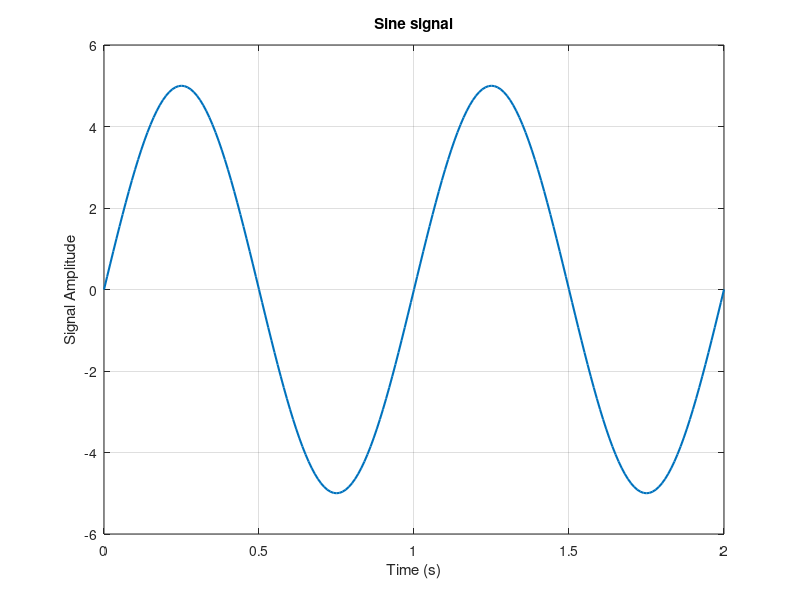
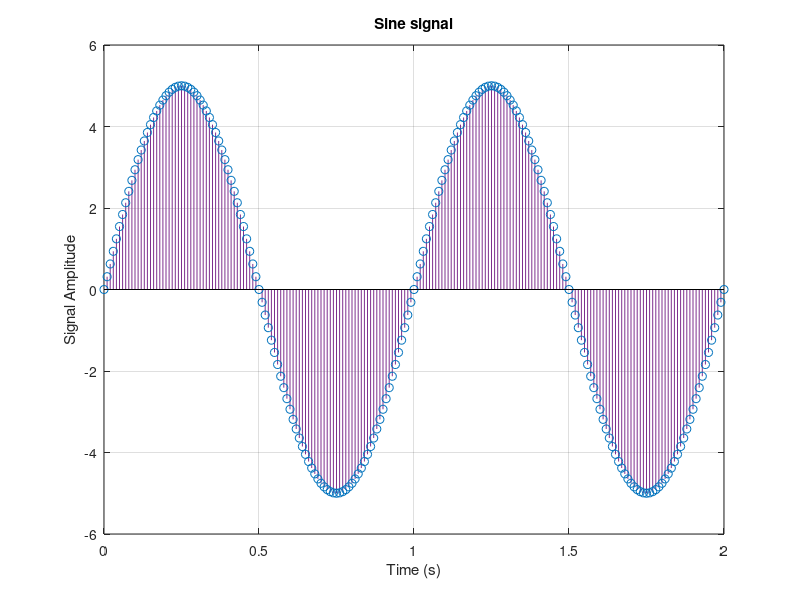
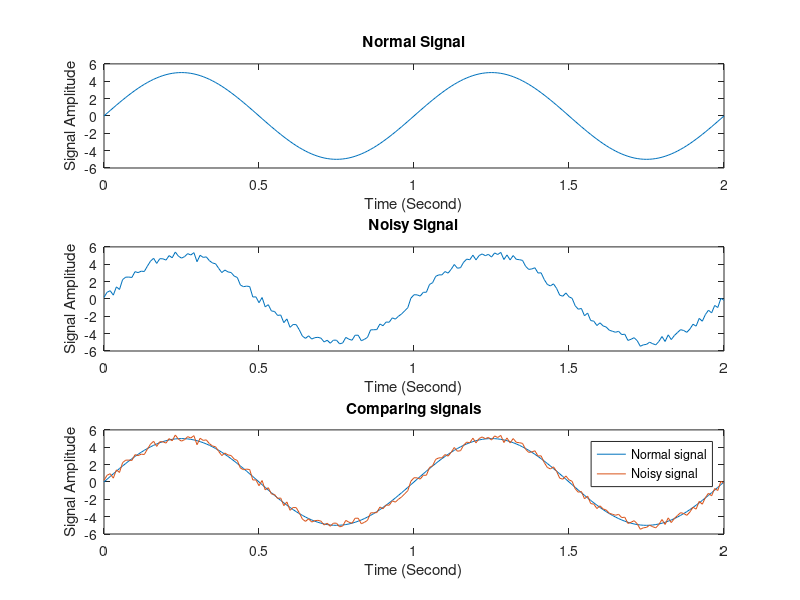
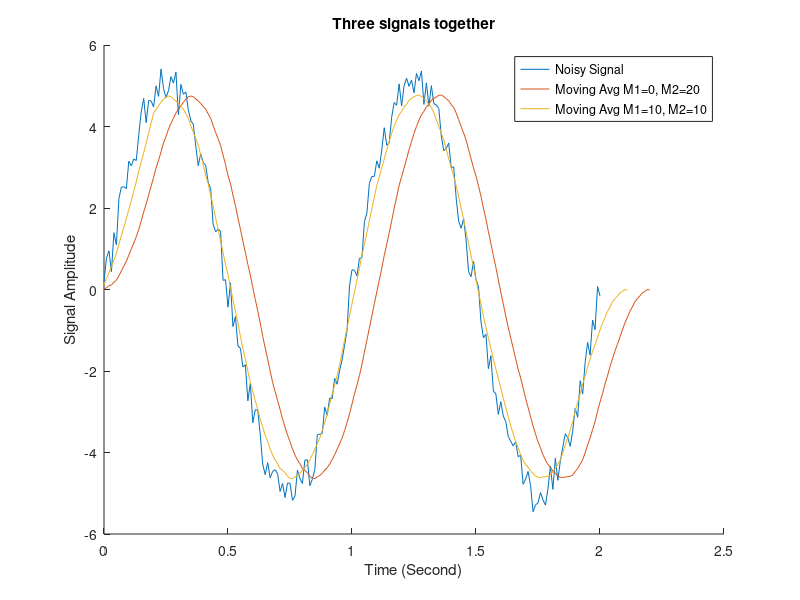

These figures' MATLAB source, in order: (Note: this script raises an error after producing the figures.)
%%
close all;
clear;
clc;
%% part 1
% part 1.1
t = 0:0.01:2;        % Define time axis
A = 5;               % Amplitude
f = 1;               % Frequency
y = A*sin(2*pi*f*t); % Sine function

% Plotting signals
figure('Name', 'Sine signal (Plot)');
plot(t, y, 'LineWidth', 1.5);
xlabel('Time (s)');
ylabel('Signal Amplitude');
title('Sine signal');
grid on;

figure('Name', 'Sine signal (Stem)');
stem(t, y,'color', '#7E2F8E', 'LineWidth', 0.5);
xlabel('Time (s)');
ylabel('Signal Amplitude');
title('Sine signal');
grid on;

%% part 2
% part 1.2
r = rand(1, length(y)) - 0.5; % Noise
noised_signal = y + r;        % Add noise to sine, y defined in section 1.1

% Plotting signals
figure('Name', 'Normal Sine signal VS Noisy Sine Signal', 'Position', [300 200 700 500]);
subplot(3,1,1);               % Plotting normal signal without noise
plot(t,y)
title('Normal Signal');xlabel('Time (Second)');ylabel('Signal Amplitude');
subplot(3,1,2);               % Plotting noisy signal
plot(t,noised_signal)
title('Noisy Signal');xlabel('Time (Second)');ylabel('Signal Amplitude');
%hold on;
subplot(3,1,3);               % Plotting both signal together for comparing them
plot(t,y, t, noised_signal)
hold on;
title('Comparing signals');xlabel('Time (Second)');ylabel('Signal Amplitude');
legend('Normal signal', 'Noisy signal');
hold off;

%% part 3
% part 1.3:
M1 = 0;
M2 = 20;
len = M2 + M1 + 1; % Window length

window = ones(1, len) / len; % Moving average window

y2 = conv(noised_signal, window);   % Noised signal defined in section 1.2, Line 30
t2 = 0:0.01:(0.01 * (length(y2) - 1));

% Plotting section 1.3.1
figure('Name', 'Moving Avg signals', 'Position', [300 200 700 500]);
hold on;
plot(t,noised_signal);              % Noise signal
plot(t2, y2);                       % Moving Avg M1=0, M2=20

% part 1.3.2:
M1 = 10;
M2 = 10;
len = M2 + M1 + 1; % Window length

window = ones(1, len) / len; % Moving average window

y3 = conv(noised_signal(M1:end), window);
t3 = 0:0.01:(0.01 * (length(y3) - 1));

plot(t3, y3);                       % Moving Avg M1=0, M2=20
hold off;
title('Three signals together'); xlabel('Time (Second)'); ylabel('Signal Amplitude');
legend("Noisy Signal", "Moving Avg M1=0, M2=20", "Moving Avg M1=10, M2=10");

%% part 4
% part 1.4.1
M1 = 0;
M2 = 20;
len = M2 + M1 + 1; % Window length

b = ones(1,len)/len;
a = 1;
y4_1 = filter(b, a, noised_signal);
t4_1 = 0:0.01:(0.01 * (length(y4_1) - 1));

% Plotting section 1.4
figure('Name', 'Moving Avg signals by using filter function', 'Position', [300 200 700 500]);
hold on;
plot(t,noised_signal);              % Noise signal
plot(t4_1, y4_1);                   % filtered signal
plot(t2,y2);                        % Plotting convolved signal M1=0, M2=20
plot(t3,y3);                        % Plotting convolved signal M1=10, M2=10
title('All signals together'); xlabel('Time (Second)'); ylabel('Signal Amplitude');
legend("Noisy Signal", "filtered signal", "Moving Avg M1=0, M2=20", "Moving Avg M1=10, M2=10");
hold off;

% Plotting section 1.3
figure('Name', 'plotting in seperated subplots', 'Position', [300 200 700 500]);
subplot(2,2,1);               % Plotting noisy signal
plot(t,noised_signal)
title('Noisy signal');xlabel('Time (Second)');ylabel('Signal Amplitude');
subplot(2,2,2);               % Plotting convolved signal M1=0, M2=20
plot(t2,y2)
title('convolved signal M1=0, M2=20');xlabel('Time (Second)');ylabel('Signal Amplitude');
subplot(2,2,3);               % Plotting convolved signal M1=10, M2=10
plot(t3,y3)
title('convolved signal M1=10, M2=10');xlabel('Time (Second)');ylabel('Signal Amplitude');
subplot(2,2,4);               % filtered signal
plot(t4_1,y4_1)
title('output signal of filter function');xlabel('Time (Second)');ylabel('Signal Amplitude');

%% part 5
% part 1.5
w0 = pi/32; n = 100;
[y5,t5] = singen(w0,n);     %singen function is defined in singen.m
figure('Name', 'singen');
stem(t5,y5, '.')
title('singen function output');xlabel('Time (Second)');ylabel('Signal Amplitude');
